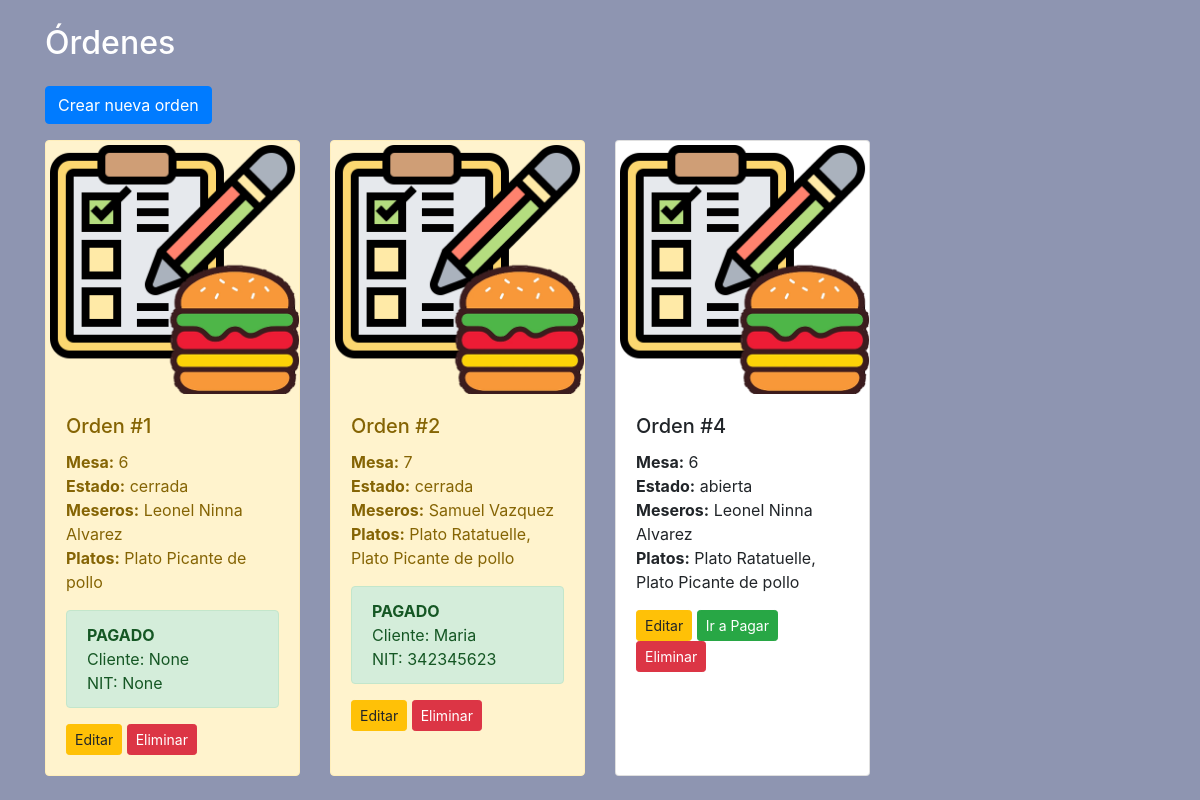
Page /restaurant/ordenes/ on the earlier database version.
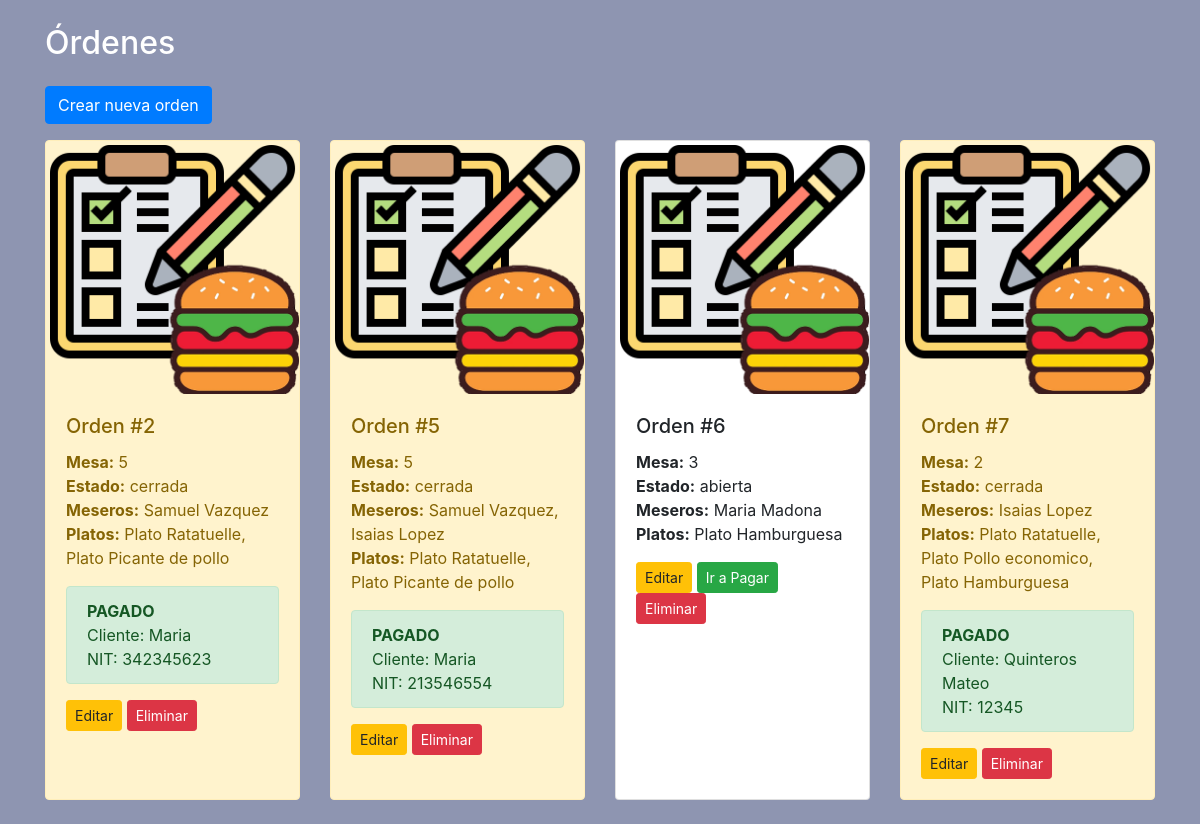
Same page on the later database version.
### restaurant/models/Orden.py (models this page shows, shortened)
class Orden(models.Model):
    ESTADO_CHOICES = [
        ('abierta', 'Abierta'),
        ('cerrada', 'Cerrada'),
    ]
    meseros = models.ManyToManyField('Mesero')
    platos = models.ManyToManyField('Plato')
    mesa = models.ForeignKey('Mesa', on_delete=models.CASCADE)
    cliente = models.ForeignKey('Cliente', on_delete=models.SET_NULL, null=True, blank=True)
    cliente_nombre = models.CharField(max_length=100, blank=True, null=True)
    cliente_nit = models.CharField(max_length=20, blank=True, null=True)
    estado = models.CharField(max_length=10, choices=ESTADO_CHOICES, default='abierta')
    fecha_hora = models.DateTimeField(auto_now_add=True)

### restaurant/models/Mesa.py (models this page shows, shortened)
class Mesa(models.Model):
    numero = models.IntegerField(unique=True)

### restaurant/models/Mesero.py (models this page shows)
class Mesero(models.Model):
    nombre = models.CharField(max_length=100)
    apellido = models.CharField(max_length=100)
    telefono = models.IntegerField(max_length=20, unique=True)
    def __str__(self):
        return f"{self.nombre} {self.apellido}"

### restaurant/models/Plato.py (models this page shows)
class Plato(models.Model):
    nombre = models.CharField(max_length=40, unique=True)
    descripcion = models.CharField(max_length=120)
    def __str__(self):
        return f"Plato {self.nombre}"

### restaurant/views/orden_views.py (the view)
# urls.py: path("ordenes/", views.OrdenListView.as_view(), name="ordenes"),
class OrdenListView(ListView):
    model = Orden
    template_name = "restaurant/orden/list.html"

### templates/restaurant/orden/list.html (shortened to what this page needs)
{% extends "restaurant/base.html" %}
{% load static %}
{% block content %}
  <div class="container mt-4">
    <h2 class="mb-4 text-white">Órdenes</h2>
    <a href="{% url 'ordenes_create' %}" class="btn btn-primary mb-3">Crear nueva orden</a>
    <div class="row">
      {% for orden in orden_list %}
        <div class="col-md-3 mb-4 ">
        {% if orden.estado == "abierta" %}
            <div class="card h-100 " >
        {% else %}
            <div class="card h-100  alert-warning " >
        {% endif %}
            <img src="{% static 'img/orden_default.png' %}" class="card-img-top" alt="Orden {{ orden.id }}">
            <div class="card-body">
              <h5 class="card-title">Orden #{{ orden.id }}</h5>
              <p class="card-text">
                <b>Mesa:</b> {{ orden.mesa.numero }}<br>
                <b>Estado:</b> {{ orden.estado }}<br>
                <b>Meseros:</b>
                {% for mesero in orden.meseros.all %}
                  {{ mesero }}{% if not forloop.last %}, {% endif %}
                {% endfor %}<br>
                <b>Platos:</b>
                {% for plato in orden.platos.all %}
                  {{ plato }}{% if not forloop.last %}, {% endif %}
                {% endfor %}
              </p>
              {% if orden.estado == "abierta" %}
                <a href="{% url 'ordenes_update' orden.id %}" class="btn btn-warning btn-sm">Editar</a>
                <a href="{% url 'ordenes_pagar' orden.id %}" class="btn btn-success btn-sm">Ir a Pagar</a>
                <form action="{% url 'ordenes_delete' orden.id %}" method="post" class="d-inline"
                      onsubmit="return confirm('¿Seguro que deseas eliminar esta orden?')">
                  <button type="submit" class="btn btn-danger btn-sm">Eliminar</button>
                </form>
              {% else %}
                <div class="alert alert-success mt-2">
                  <b>PAGADO</b>
                    <br>
                    Cliente: {{ orden.cliente_nombre }}
                    <br>
                    NIT: {{ orden.cliente_nit }}
                </div>
                  <a href="{% url 'ordenes_update' orden.id %}" class="btn btn-warning btn-sm">Editar</a>
                    <form action="{% url 'ordenes_delete' orden.id %}" method="post" class="d-inline"
                          onsubmit="return confirm('¿Seguro que deseas eliminar esta orden?')">
                      <button type="submit" class="btn btn-danger btn-sm">Eliminar</button>
                    </form>
              {% endif %}
            </div>
          </div>
        </div>
      {% endfor %}
    </div>
  </div>
{% endblock %}

### templates/restaurant/base.html (shortened to what this page needs)
<!DOCTYPE html>
<html lang="en" xmlns="http://www.w3.org/1999/html">
<head>
    {% load static %}
    {% block header %}
        <link rel="stylesheet" href="{% static 'css/bootstrap.min.css' %}">
    {% endblock %}
</head>
<body>
    {% block content %}
    {% endblock %}
</body>
</html>

### templates/restaurant/base.html (style rules this page uses)
body { background-color: #8e95b1; }

Differences in the rows shown:
removed Orden: id "1", mesa.numero "6", estado "cerrada", cliente_nombre "None", cliente_nit "None", Plato (nombre "Plato Picante de pollo")
no longer on this page (row unchanged): Mesero: nombre+apellido "Leonel Ninna Alvarez"
removed Orden: id "4", mesa.numero "6", estado "abierta", shows "Editar", Plato (nombre "Plato Ratatuelle"), Plato (nombre "Plato Picante de pollo")
changed through a linked row, Orden id 2: mesa.numero "7" → "5"
added Orden: id "5", mesa.numero "5", estado "cerrada", cliente_nombre "Maria", cliente_nit "213546554", Mesero (nombre+apellido "Samuel Vazquez"), Plato (nombre "Plato Ratatuelle"), Plato (nombre "Plato Picante de pollo")
added Mesero: nombre+apellido "Isaias Lopez"
added Orden: id "6", mesa.numero "3", estado "abierta", shows "Editar"
added Mesero: nombre+apellido "Maria Madona", shown under "6"
added Plato: nombre "Plato Hamburguesa"
added Orden: id "7", mesa.numero "2", estado "cerrada", cliente_nombre "Quinteros Mateo", cliente_nit "12345", Plato (nombre "Plato Ratatuelle")
added Plato: nombre "Plato Pollo economico", shown under "7"
